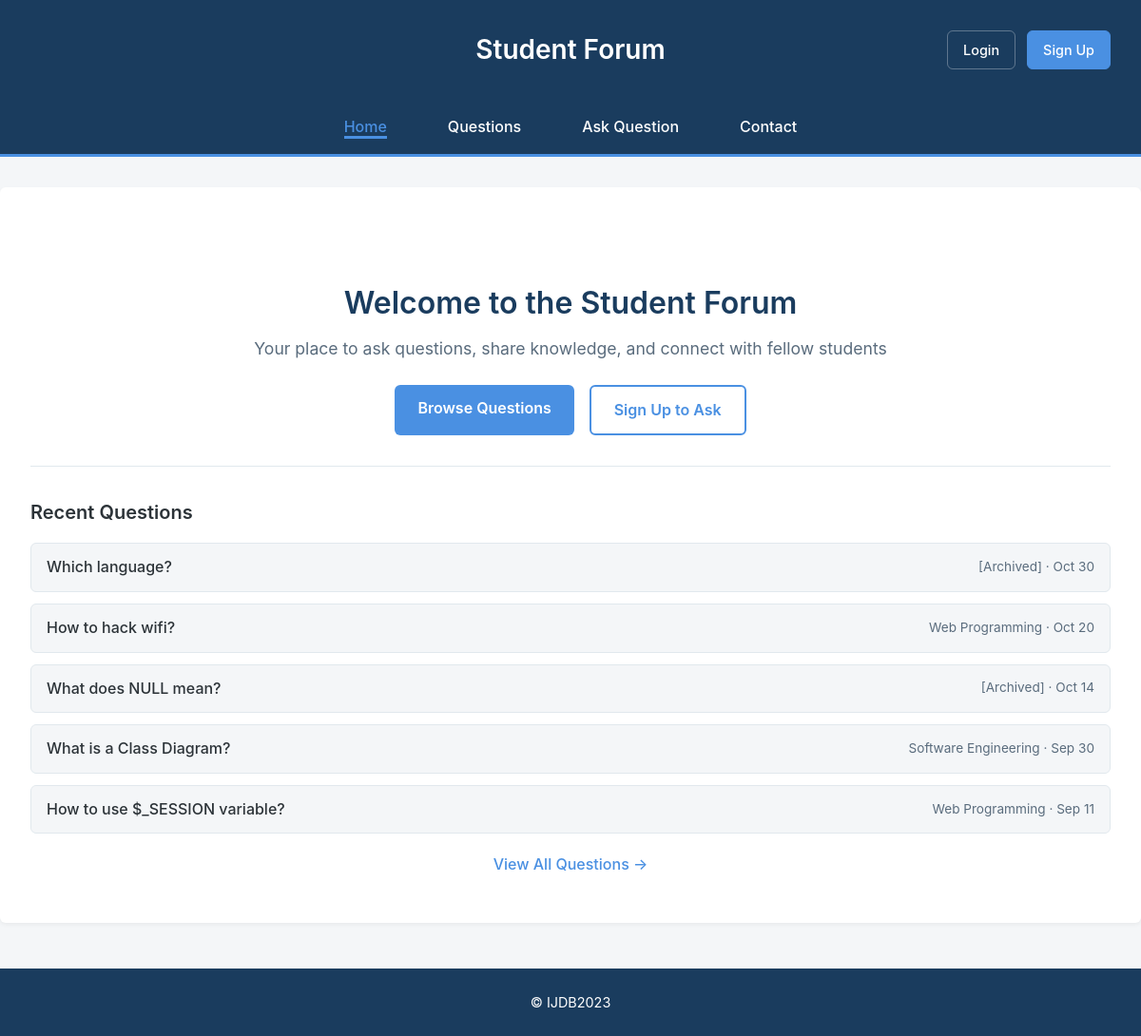
Before: / with the older database file.
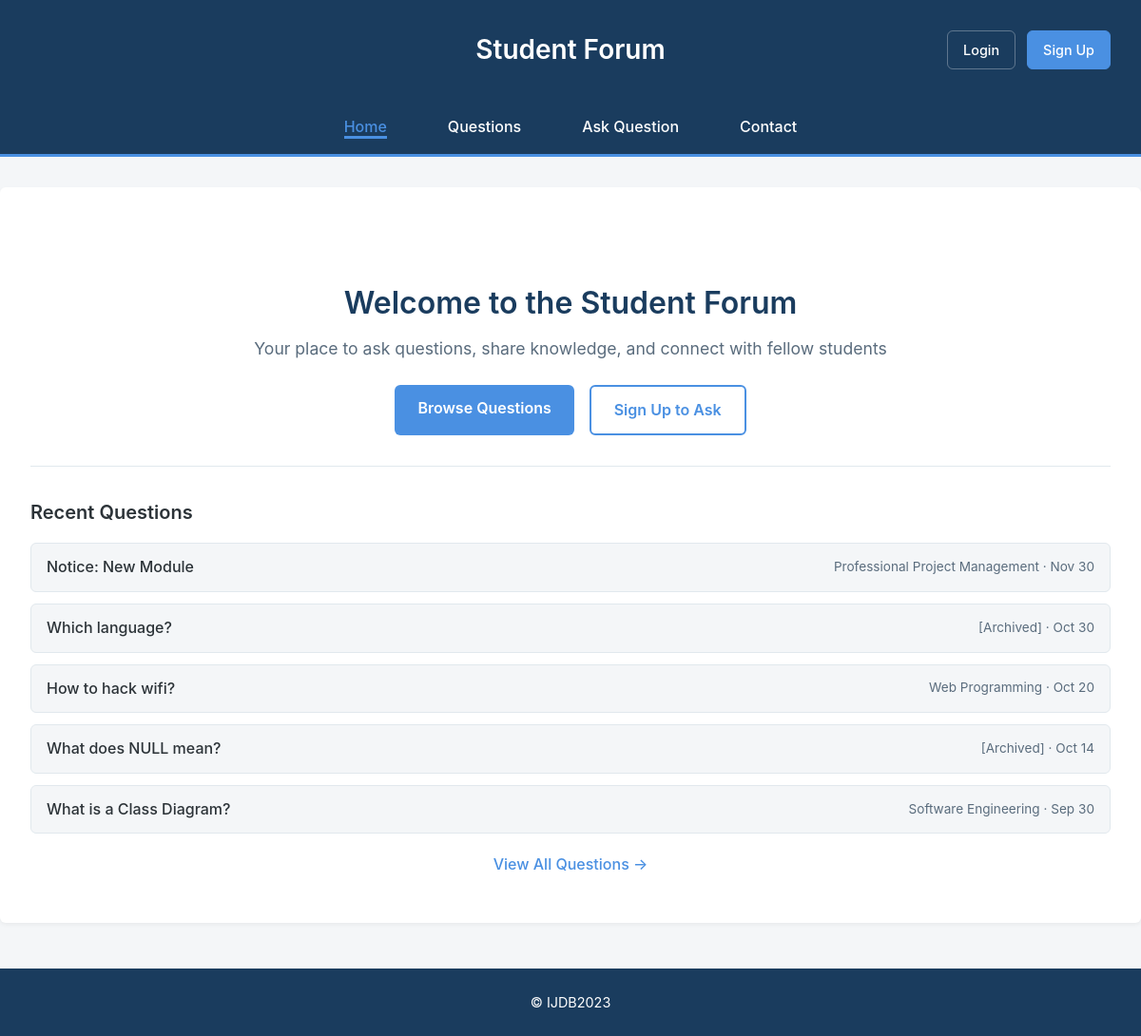
After: the same page with the newer database file.
### tables this page shows
CREATE TABLE `question` (
  `question_id` int(11) NOT NULL,
  `title` varchar(255) NOT NULL,
  `content` text NOT NULL,
  `image` varchar(255) DEFAULT NULL,
  `view_count` int(11) NOT NULL DEFAULT 0,
  `status` varchar(50) NOT NULL DEFAULT 'active',
  `created_at` timestamp NOT NULL DEFAULT current_timestamp(),
  `user_id` int(11) DEFAULT NULL,
  `module_id` int(11) NOT NULL,
  `updated_at` timestamp NOT NULL DEFAULT current_timestamp() ON UPDATE current_timestamp()
);

### includes/functions/SessionFunctions.php (called while the page is built, shortened)
<?php
function isLoggedIn() {
    return isset($_SESSION['user_id']) && !empty($_SESSION['user_id']);
}

### index.php (called while the page is built, shortened)
<?php
include FUNCTIONS_PATH . 'SessionFunctions.php';
include INCLUDES_PATH . 'DatabaseConnection.php';
include FUNCTIONS_PATH . 'DatabaseFunctions.php';
include FUNCTIONS_PATH . 'QuestionDbFunctions.php';
$recentQuestions = getQuestionList($pdo, null, null, true);
$recentQuestions = array_slice($recentQuestions, 0, 5);
include PUBLIC_TEMPLATES . 'home.html.php';
include PUBLIC_TEMPLATES . 'layout.html.php';

### includes/functions/QuestionDbFunctions.php (called while the page is built, shortened)
<?php
function getQuestionList($pdo, $module_id = null, $user_id = null, $publicView = false, $searchTerm = null, $authorSearch = null) {
    if ($publicView) {
        $sql = 'SELECT q.question_id, q.title, q.content, q.image, q.created_at, q.view_count,
                u.email,
                CASE WHEN u.status = \'deleted\' THEN \'[Deleted]\' ELSE u.username END as username,
                CASE WHEN m.status = \'deleted\' THEN \'[Archived]\' ELSE m.module_name END as module_name,
                m.module_id, u.user_id, u.status as user_status, m.status as module_status
        FROM question q
        INNER JOIN user_account u ON q.user_id = u.user_id
        INNER JOIN module m ON q.module_id = m.module_id';
    }
    $params = [];
    $sql .= ' ORDER BY q.created_at DESC';
    $questions = query($pdo, $sql, $params);
    return $questions->fetchAll();
}

### includes/functions/DatabaseFunctions.php (called while the page is built, shortened)
<?php
function query($pdo, $sql, $parameters = []) {
    $query = $pdo->prepare($sql);
    $query->execute($parameters);
    return $query;
}

### templates/public/home.html.php (the view)
<?php if (isLoggedIn()): ?>
<div class="home-hero">
    <h2>Welcome back, <?= htmlspecialchars($_SESSION['username'], ENT_QUOTES, 'UTF-8') ?>!</h2>
    <p class="tagline">Ready to learn and share knowledge?</p>
    <div class="home-actions">
        <a href="questions.php" class="btn-primary">Browse Questions</a>
        <a href="addquestion.php" class="btn-secondary">Ask a Question</a>
        <a href="profile.php" class="btn-tertiary">My Profile</a>
    </div>
</div>
<?php if (!empty($recentQuestions)): ?>
<div class="recent-questions">
    <h3>Recent Questions</h3>
    <div class="question-preview-list">
        <?php foreach($recentQuestions as $question): ?>
            <div class="question-preview">
                <a href="questiondetail.php?id=<?=$question['question_id']?>">
                    <?=htmlspecialchars($question['title'], ENT_QUOTES, 'UTF-8')?>
                </a>
                <span class="preview-meta"><?=htmlspecialchars($question['module_name'], ENT_QUOTES, 'UTF-8')?> · <?=htmlspecialchars(date('M j', strtotime($question['created_at'])), ENT_QUOTES, 'UTF-8')?></span>
            </div>
        <?php endforeach;?>
    </div>
    <p class="view-all-link">
        <a href="questions.php">View All Questions →</a>
    </p>
</div>
<?php endif; ?>
<?php else: ?>
<div class="home-hero">
    <h2>Welcome to the Student Forum</h2>
    <p class="tagline">Your place to ask questions, share knowledge, and connect with fellow students</p>
    <div class="home-actions">
        <a href="questions.php" class="btn-primary">Browse Questions</a>
        <a href="auth/signup.php" class="btn-secondary">Sign Up to Ask</a>
    </div>
</div>
<?php if (!empty($recentQuestions)): ?>
<div class="recent-questions">
    <h3>Recent Questions</h3>
    <div class="question-preview-list">
        <?php foreach($recentQuestions as $question): ?>
            <div class="question-preview">
                <a href="questiondetail.php?id=<?=$question['question_id']?>">
                    <?=htmlspecialchars($question['title'], ENT_QUOTES, 'UTF-8')?>
                </a>
                <span class="preview-meta"><?=htmlspecialchars($question['module_name'], ENT_QUOTES, 'UTF-8')?> · <?=htmlspecialchars(date('M j', strtotime($question['created_at'])), ENT_QUOTES, 'UTF-8')?></span>
            </div>
        <?php endforeach;?>
    </div>
    <p class="view-all-link">
        <a href="questions.php">View All Questions →</a>
    </p>
</div>
<?php endif; ?>
<?php endif; ?>

Changed rows visible on the page:
no longer on this page (row edited): question: title "How to use $_SESSION variable?", module_name "Web Programming", created_at "Sep 11"
added question: title "Notice: New Module", module_name "Professional Project Management", created_at "Nov 30"
